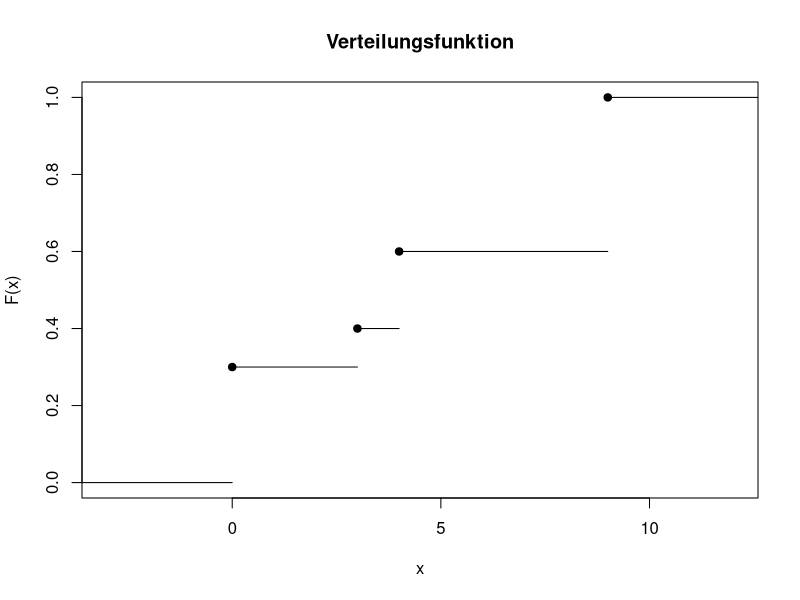
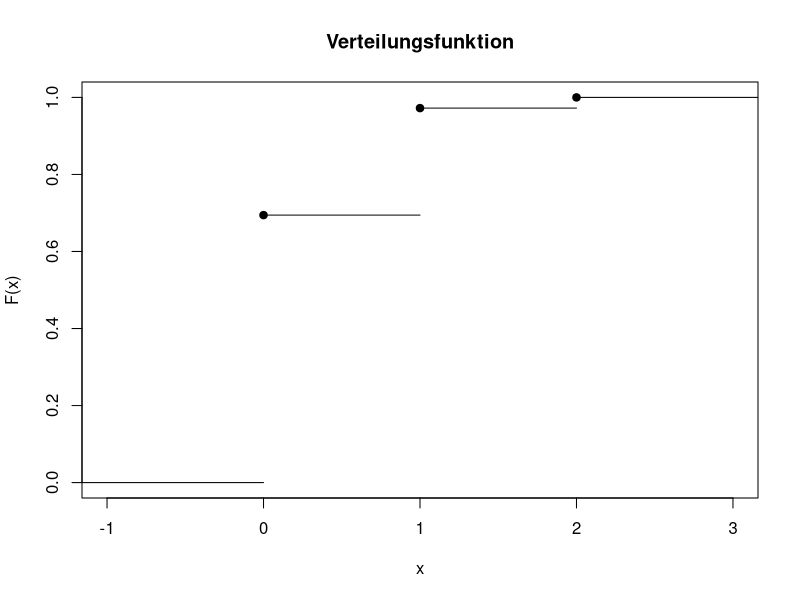
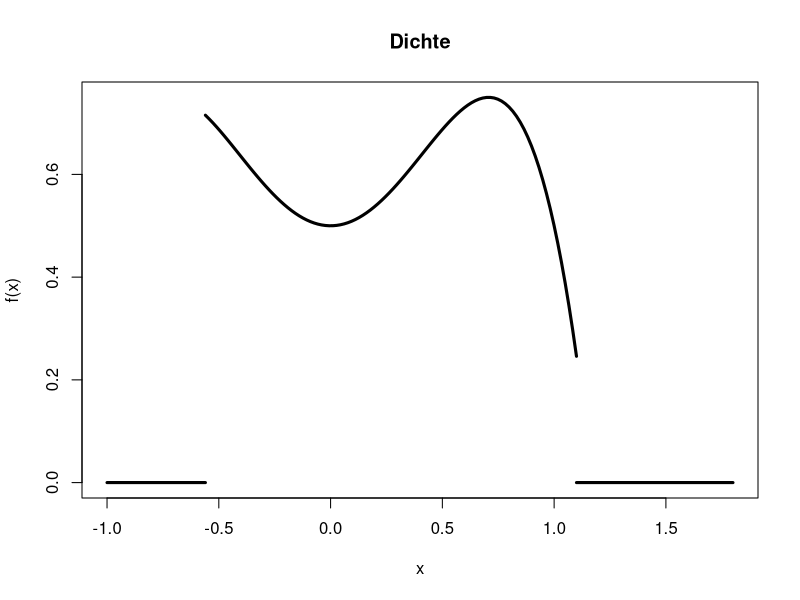
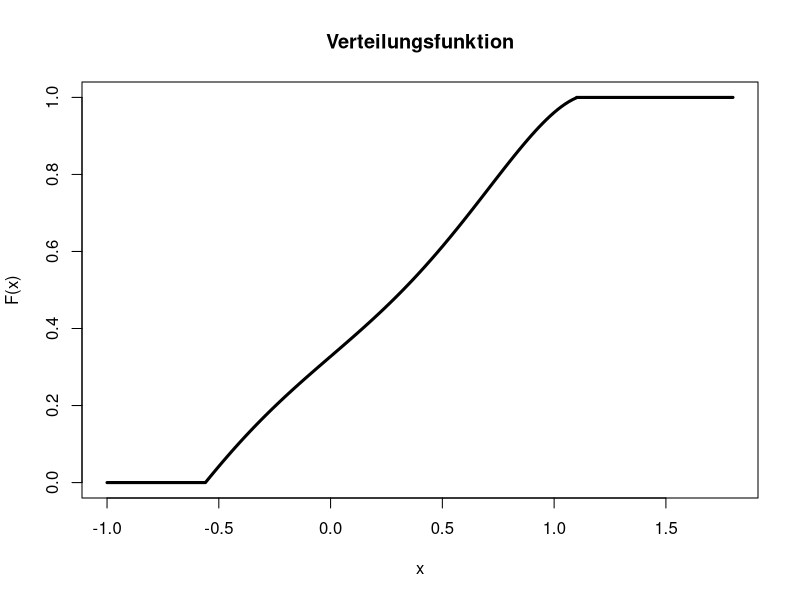
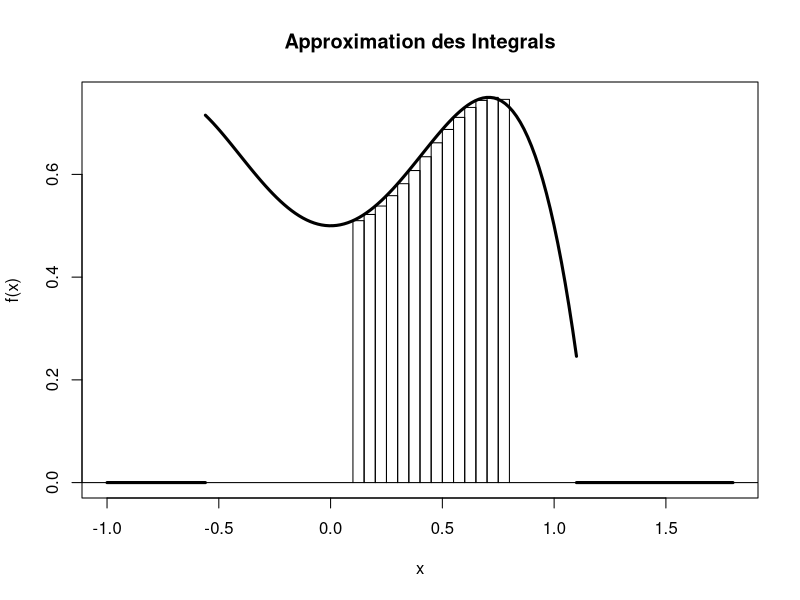
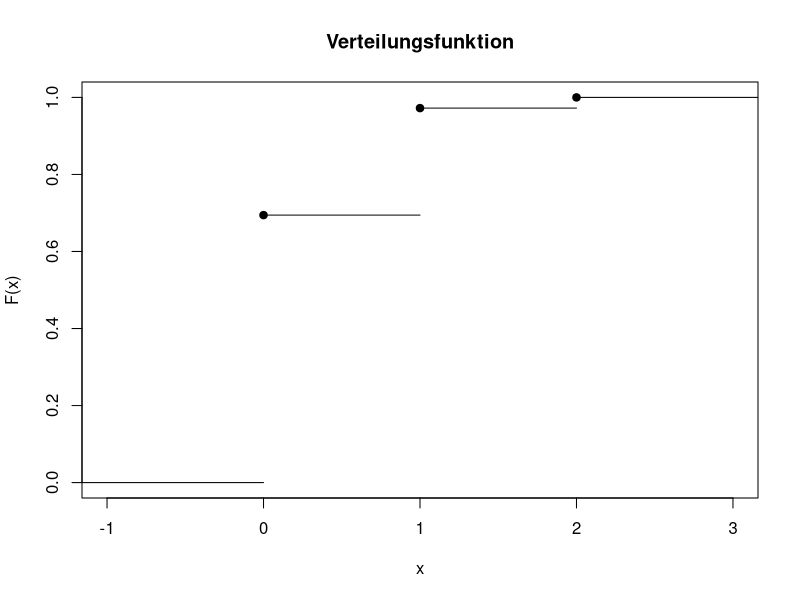
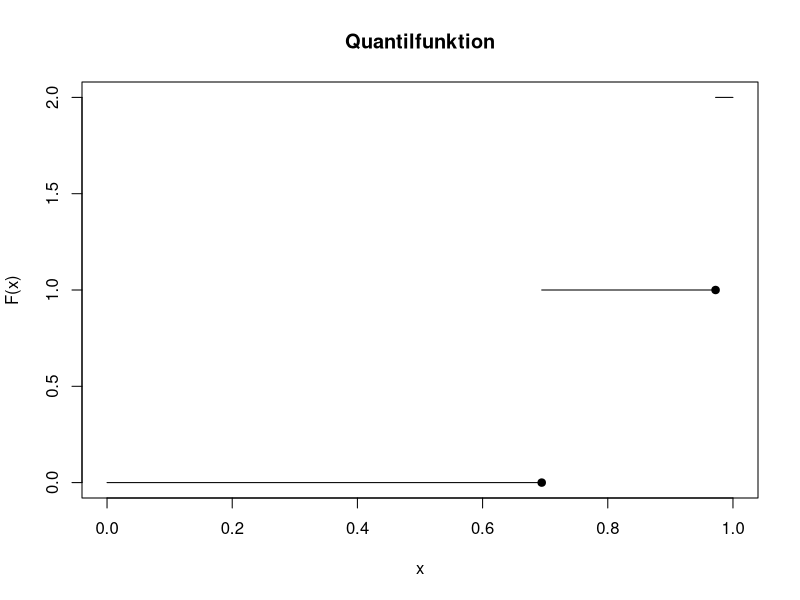

The R source for these figures, in order:
## ---- chunk 1
#| code-fold: true
#| code-summary: "R-Code zeigen"
x <- c(0, 3, 4, 9)
y <- c(0, 0.3, 0.4, 0.6, 1)
plot(stepfun(x, y),
     verticals=FALSE, 
     pch=19,
     xlab="x",
     ylab="F(x)",
     main="Verteilungsfunktion")
## ---- chunk 2
#| code-fold: true
#| code-summary: "R-Code zeigen"
x <- c(0, 1, 2)
y <- c(0, 25/36, 35/36, 1)
plot(stepfun(x,y),
     verticals=FALSE, 
     pch=19,
     xlab="x",
     ylab="F(x)",
     main="Verteilungsfunktion")
## ---- chunk 3
#| code-fold: true
#| code-summary: "R-Code zeigen"
x <- c(-1, -0.56, NA,
       seq(-0.56, 1.1, length=100),
       NA, 1.1, 1.8)

f <- 0.5-x^4+x^2
f[c(1, 2, 105, 106)] <- 0

plot(x, f, t="l", lwd=3,
     xlab="x", ylab="f(x)",
     main="Dichte")
## ---- chunk 4
#| code-fold: true
#| code-summary: "R-Code zeigen"
x <- c(-1, -0.56, 
       seq(-0.56, 1.1, length=100),
       1.1, 1.8)
f <- x^3/3-x^5/5+x/2+0.3275

f[1:2] <- 0
f[103:104] <- 1

plot(x, f, t="l", lwd=3,
     xlab="x", ylab="F(x)",
     main="Verteilungsfunktion")
## ---- chunk 5
#| code-fold: true
#| code-summary: "R-Code zeigen"
x <- c(-1, -0.56, NA,
       seq(-0.56, 1.1, length=100),
       NA, 1.1, 1.8)

f <- function(x){
  return(0.5-x^4+x^2)
}

ff <- f(x)
ff[c(1, 2, 105, 106)] <- 0

plot(x, ff, t="l", lwd=3,
     xlab="x", ylab="f(x)",
     main="Approximation des Integrals")

abline(h=0)
dx <- 0.05

g <- seq(0.1,0.8,by=dx)
for(i in 1:(length(g)-1)){
  lines(c(g[i], g[i], g[i]+dx, g[i]+dx),
        c(0, f(g[i]), f(g[i]), 0))
}
## ---- chunk 6
dx <- 0.001
x <- seq(from=0.1, to=0.8, by=dx)
## ---- chunk 7
f <- 0.5 - x^4 + x^2
## ---- chunk 8
sum(f*dx)
## ---- chunk 9
#| code-fold: true
#| code-summary: "R-Code zeigen"
x <- c(0, 1, 2)
y <- c(0, 25/36, 35/36, 1)

plot(stepfun(x, y),
     verticals=FALSE, 
     pch=19,
     xlab="x",
     ylab="F(x)",
     main="Verteilungsfunktion")
## ---- chunk 10
#| code-fold: true
#| code-summary: "R-Code zeigen"
p <- c(0, 25/36, 35/36, 1)
Q <- c(0, 1, 2)

plot(p[1:2], Q[c(1,1)],
     t="l",
     xlab="x",
     ylab="F(x)",
     xlim=c(0,1),
     ylim=c(0,2),
     main="Quantilfunktion")

for(i in 2:length(Q)){
  lines(p[c(i,i+1)], Q[c(i,i)])
}
points(p[2:3], Q[1:2], pch=19)
## ---- chunk 11
dx <- 0.001
x <- seq(-0.56, 1.1, by=dx)
## ---- chunk 12
f <- -x^4+x^2+0.5
## ---- chunk 13
sum(x*f*dx)
## ---- chunk 14
dx <- 0.001
x <- seq(-0.56, 1.1, by=dx)
## ---- chunk 15
f <- -x^4 + x^2 + 0.5
## ---- chunk 16
sum((x-0.2754)^2 * f * dx)
## ---- chunk 17
sum(x^2 * f * dx) - 0.2754^2
